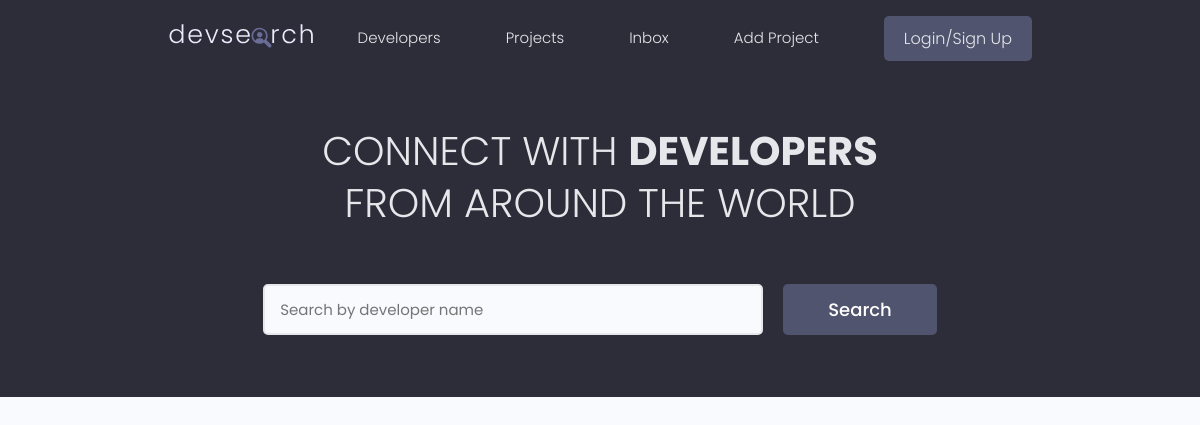
Before: / with the older database file.
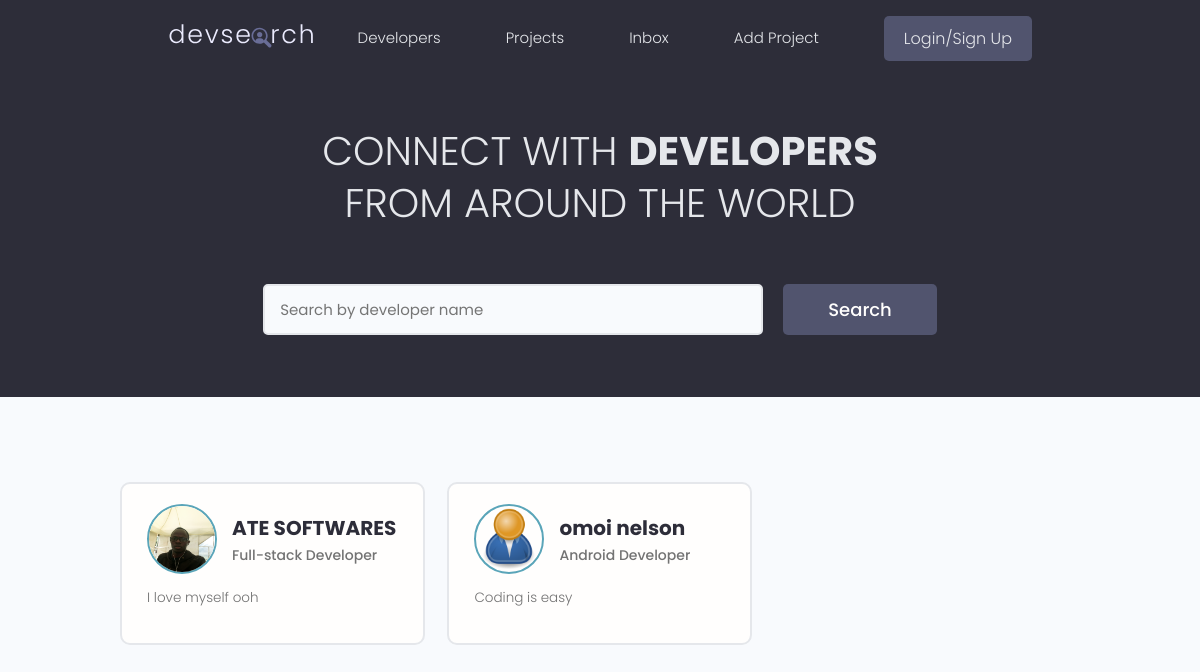
After: the same page with the newer database file.
### users/models.py (models this page shows, shortened)
class Profiles(models.Model):
    user = models.OneToOneField(User,blank=True,null=True,on_delete=models.CASCADE)
    name = models.CharField(max_length=200,blank=True,null=False)
    email = models.EmailField(max_length=200,blank=True,null=True)
    username = models.CharField(max_length=200,blank=True,null=True)
    location = models.CharField(max_length=200,blank=True,null=True)
    short_intro = models.CharField(max_length=200,blank=True,null=True)
    bio = models.TextField()
    profile_image = models.ImageField(blank=True,null=True,upload_to = 'uploads',default='uploads/user-default.png')
    social_github = models.CharField(max_length=200,blank=True,null=False)
    social_twitter = models.CharField(max_length=200,blank=True,null=False)
    social_linkedin = models.CharField(max_length=200,blank=True,null=False)
    social_youtube = models.CharField(max_length=200,blank=True,null=False)
    social_website = models.CharField(max_length=200,blank=True,null=False)
    created = models.DateTimeField(auto_now_add=True)
    id = models.UUIDField(default=uuid.uuid4, unique=True,
                          primary_key=True, editable=False)

### users/views.py (the view)
# urls.py: path('',views.profiles,name='profiles')
def profiles(request):
    profiles = Profiles.objects.all()
    context = {'profiles': profiles}
    return render(request,'profiles.html',context)

### users/templates/profiles.html (shortened to what this page needs)
{% extends 'main.html' %}
{% block content %}
  <main class="home">
    <section class="hero-section text-center">
      <div class="container container--narrow">
        <div class="hero-section__box">
          <h2>CONNECT WITH <span>DEVELOPERS</span></h2>
          <h2>FROM AROUND THE WORLD</h2>
        </div>
        <div class="hero-section__search">
          <form class="form" action="#" method="get">
            <div class="form__field">
              <input class="input input--text" id="formInput#search" type="text" name="text"
                placeholder="Search by developer name" />
            </div>
            <input class="btn btn--sub btn--lg" type="submit" value="Search" />
          </form>
        </div>
      </div>
    </section>
    <section class="devlist">
      <div class="container">
        <div class="grid grid--three">
        {% for profile in profiles %}
          <div class="column card">
            <div class="dev">
              <a href="/profile.html" class="card__body">
                <div class="dev__profile">
                  <img class="avatar avatar--md" src="{{ profile.profile_image.url }}" alt="image" />
                  <div class="dev__meta">
                    <h3>{{ profile.name }}</h3>
                    <h5>{{profile.short_intro|slice:"50"}}</h5>
                  </div>
                </div>
                <p class="dev__info">
                 {{profile.bio|slice:"150"}}
                </p>
              </a>
            </div>
          </div>
        {% endfor %}
        </div>
      </div>
    </section>
  </main>
{% endblock content %}

### templates/main.html (shortened to what this page needs)
<!DOCTYPE html>
{% load static %}
<html lang="en">
  <head>
    <link
      rel="stylesheet"
      href="https://cdn.iconmonstr.com/1.3.0/css/iconmonstr-iconic-font.min.css"
    />
    <link rel="stylesheet" href="{% static 'uikit/styles/uikit.css' %}" />
    <link rel="stylesheet" href="{% static 'styles/css/app.css' %}" />
  </head>
  <body>
    {% include 'navbar.html' %}
    {% block content %} {% endblock %}
  </body>
</html>

### templates/navbar.html (shortened to what this page needs)
{% load static %}
<header class="header">
  <div class="container container--narrow">
    <a href="{% url 'profiles' %}" class="header__logo">
      <img src="{% static 'images/logo.svg' %}" alt="DevSearch Logo" />
    </a>
    <nav class="header__nav">
      <ul class="header__menu">
        <li class="header__menuItem"><a href="{% url 'profiles' %}">Developers</a></li>
        <li class="header__menuItem"><a href="{% url 'projects' %}">Projects</a></li>
        <li class="header__menuItem"><a href="#">Inbox</a></li>
        <li class="header__menuItem"><a href="{% url 'add-project' %}">Add Project</a></li>
        <li class="header__menuItem">
          <a href="#" class="btn btn--sub">Login/Sign Up</a>
        </li>
      </ul>
    </nav>
  </div>
</header>

### static/styles/css/app.css (style rules this page uses)
:root { --color-sub: #2d2d39; }
.btn--sub { background-color: var(--color-sub-light); }
.card { border: 2px solid var(--color-light); }
img { width: 100%; }
.header { position: sticky; z-index: 111; background-color: var(--color-sub); padding: 1.5rem 0; }
.header > .container { display: flex; justify-content: space-between; align-items: center; }
.header__logo > img { height: 3.8rem; }
.header__nav > ul { display: inline-flex; align-items: center; list-style: none; gap: 6.5rem; }
.header__menuItem > a { color: var(--color-light); font-weight: 300; }
.hero-section { height: 40vh; display: flex; align-items: center; background-color: var(--color-sub); }
.hero-section__box { margin-bottom: 4rem; }
.hero-section__box > h2, .hero-section__box > h2 > span { font-size: 4rem; color: var(--color-light); line-height: 1.3; text-transform: uppercase; }
.hero-section__box > h2 { font-weight: 300; }
.hero-section__box > h2 > span { font-weight: 700; }
.hero-section__search > .form { display: flex; align-items: center; justify-content: center; gap: 2rem; }
.hero-section__search > .form input.input--text { width: 50rem; }
.devlist { margin-top: 8rem; }
.devlist .grid { align-items: stretch; }
.devlist .dev .dev__profile { display: flex; align-items: center; gap: 1.5rem; }
.devlist .dev .dev__meta h3 { color: var(--color-sub); font-size: 2rem; font-weight: 700; }
.devlist .dev .dev__meta h5 { color: var(--color-text); font-size: 1.4rem; font-weight: 500; }
.devlist .dev .dev__info { margin: 1.5rem 0; font-size: 1.35rem; line-height: 1.4; text-align: justify; }

### static/uikit/styles/modules/_variables.css (style rules this page uses)
:root { --color-main: #5aa5b9; --color-main-light: #e6faff; --color-sub: #3f4156; --color-sub-light: #51546e; --color-sub-lighter: #ededfd; --color-text: #737373; --color-gray: #8b8b8b; --color-light: #e5e7eb; --color-light-gray: #767676; --color-bg: #f8fafd; --color-white: #fffefd; --color-white-light: #f3f3f3; --color-success: #359e64; --color-success-bg: #def8e8; --color-error: #fc4b0b; --color-error-bg: #fff2ee; --font-base: 'Poppins', arial, helvetica, 'Segoe UI', roboto, ubuntu, sans-serif; --font-monospace: 'Fira Code', 'Courier New', courier, monospace; --font-regular: 300; --font-medium: 500; --font-bold: 700; --generic-shadow: 1px 1px 5px #00000010; --generic-transition: all 0.3s ease-in-out; }

### static/uikit/styles/modules/_base.css (style rules this page uses)
* { margin: 0; padding: 0; box-sizing: border-box; text-rendering: optimizeLegibility; color: inherit; font-size: inherit; }
html { font-size: 50%; }
@media only screen and (min-width: 480px) { html { font-size: 56.25%; } }
@media only screen and (min-width: 1200px) { html { font-size: 62.5%; } }
body { line-height: 1.6; font-weight: 400; font-size: 1.5rem; color: var(--color-text); background-color: var(--color-bg); min-height: 100vh; }

### static/uikit/styles/modules/_typography.css (style rules this page uses)
* { font-family: var(--font-base); }
h2 { font-size: 3.6rem; font-weight: var(--font-bold); }
h3 { font-size: 3.2rem; font-weight: var(--font-medium); }
h5 { font-size: 2.4rem; font-weight: var(--font-medium); }
h5, h6 { font-weight: var(--font-regular); }
p, span, strong { font-size: 1.6rem; color: var(--color-text); font-weight: var(--font-regular); }
a { padding-bottom: 2px; text-decoration: none; display: inline-block; color: var(--color-main); font-weight: var(--font-medium); }

### static/uikit/styles/modules/_utilities.css (style rules this page uses)
.container { width: 92%; max-width: 165rem; margin: 0 auto; box-sizing: border-box; }
.container--narrow { width: 92%; max-width: 120rem; }
@media screen and (min-width: 1000px) { .container { width: 90%; } }
@media screen and (min-width: 1000px) { .container--narrow { width: 85%; } }
@media screen and (min-width: 1200px) { .container { width: 80%; } }
@media screen and (min-width: 1200px) { .container--narrow { width: 72%; } }
.text-center { text-align: center; }

### static/uikit/styles/modules/_avatar.css (style rules this page uses)
.avatar { border-radius: 50%; border: 2px solid var(--color-main); object-fit: cover; }
.avatar--md { height: 7rem; width: 7rem; }

### static/uikit/styles/modules/_button.css (style rules this page uses)
.btn { display: inline-block; position: relative; cursor: pointer; background-color: var(--color-light); font-weight: var(--font-medium); color: var(--color-sub); text-decoration: none; padding: 1rem 2rem; border-radius: 0.5rem; border: none; width: -webkit-fit-content; width: -moz-fit-content; width: fit-content; height: -webkit-fit-content; height: -moz-fit-content; height: fit-content; font-size: 1.6rem; outline-width: 0; outline-color: transparent; -webkit-backface-visibility: hidden; backface-visibility: hidden; transition: all 0.3s ease-in-out; }
.btn--sub { background-color: var(--color-sub); color: var(--color-white); }
.btn--lg { font-size: 1.8rem; padding: 1.2rem 4.5rem; }

Changed rows visible on the page:
added Profiles: profile_image (placeholder picture), name "ATE SOFTWARES", short_intro "Full-stack Developer", bio "I love myself ooh"
added Profiles: profile_image (placeholder picture), name "omoi nelson", short_intro "Android Developer", bio "Coding is easy"
